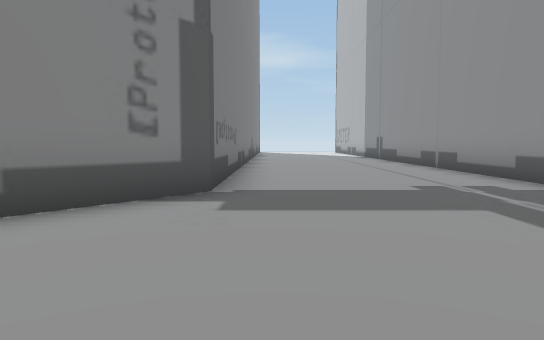
view 1 (above)

12 first-person views from a walk through a scene from a Unity 3-D project. The camera is 1.2 m above the floor, tilts 4° down and sees 70° across. The floor is counted in squares, 2 m on a side. Each view is taken from the middle of a square. On the plan, view 1 faces up. The plan holds only what a view shows up to about 11 squares ahead; the rest is blank. The place goes on beyond the plan. The player is left out.

view 2
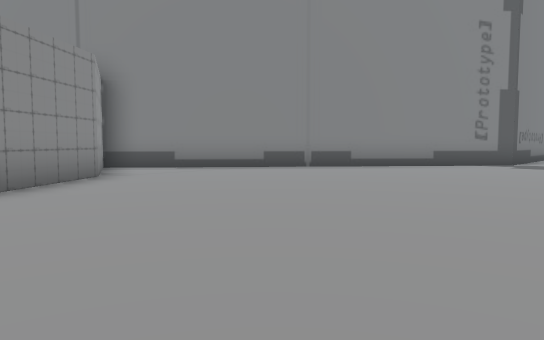

view 3
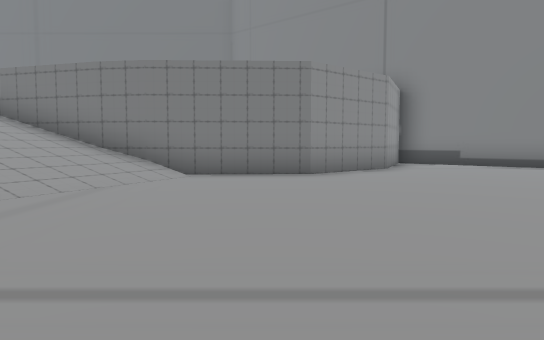

view 4
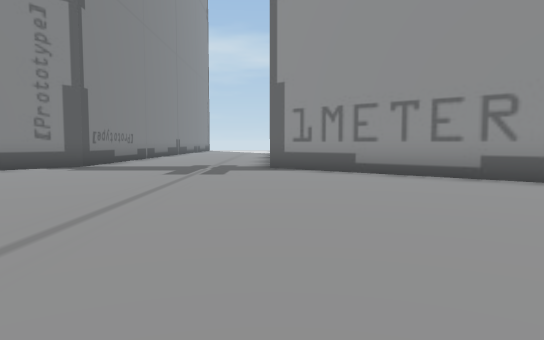

view 5
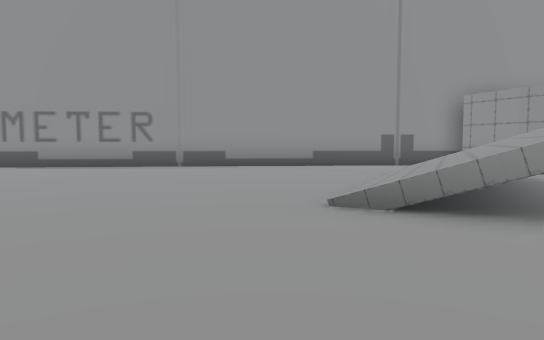

view 6
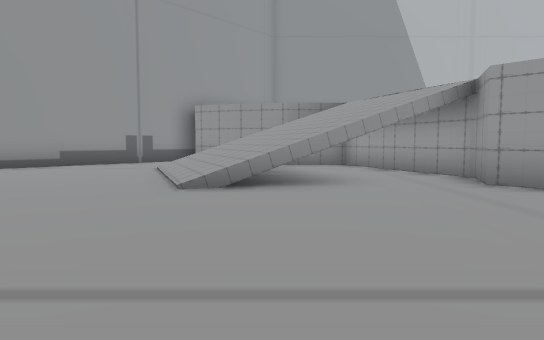

view 7
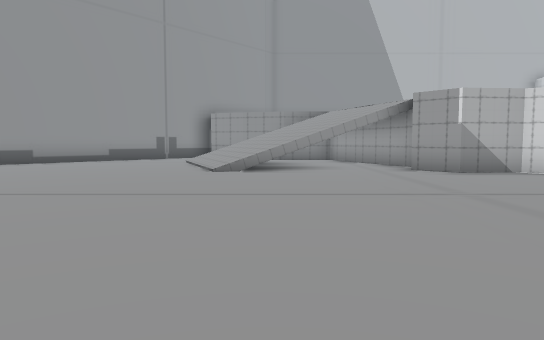

view 8
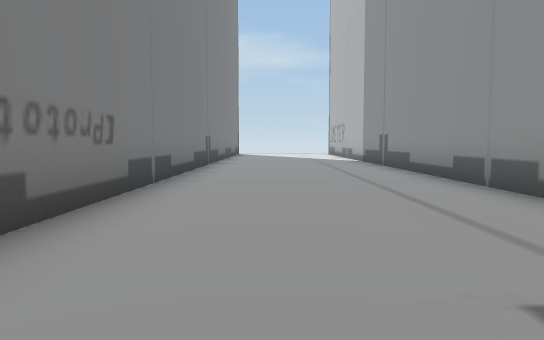

view 9
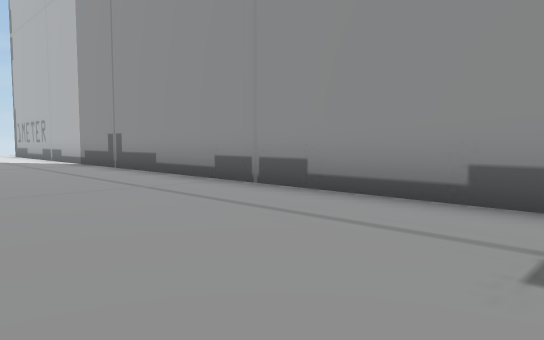

view 10
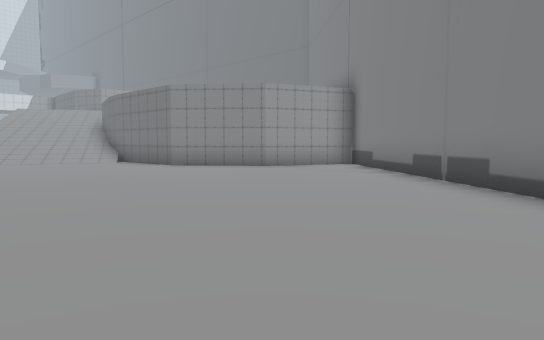

view 11
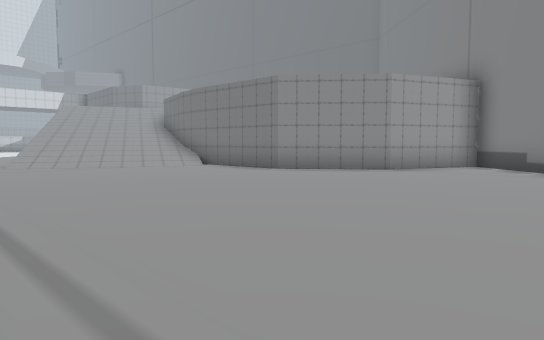

view 12
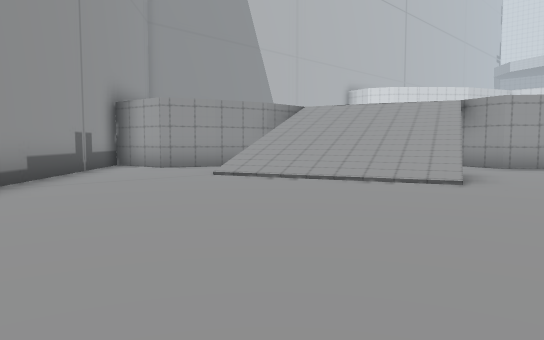

### Floor plan
Key: @ floor where view 1 was taken; # wall or solid block; . floor; / step, stairs or slope.
Columns run from 8 left of view 1 to 14 right of it. Each row starts with its distance up from view 1.
 14        #....#
 13        #....#
 12        #....#
 11        #....#
 10        #....#
  9        #....#
  8        #....#
  7        #....#
  6        #....#
  5        #....#
  4       ##....##
  3      ##......##
  2     ##........##
  1     #..........##
  0    ##...@....... ##
 -1   ##..............##
 -2  ##................##
 -3 ##..................##
 -4  ##..................##
 -5   ##............///..##
 -6    ##........./////.##
 -7     #........../////#
 -8     #..........////.#
 -9     #//......../....#
-10     #////....../.####
-11     #///// ...####

Positions as (right, up) in squares from view 1, and headings:
1: (0, 0), facing up
2: (2, -7), facing up-left
3: (4, -7), facing left
4: (4, -5), facing up
5: (3, -8), facing up-right
6: (1, -7), facing right
7: (-2, -7), facing right
8: (1, 4), facing up
9: (0, 5), facing up-right
10: (2, 3), facing down-left
11: (3, 0), facing down-left
12: (4, 0), facing down-right
